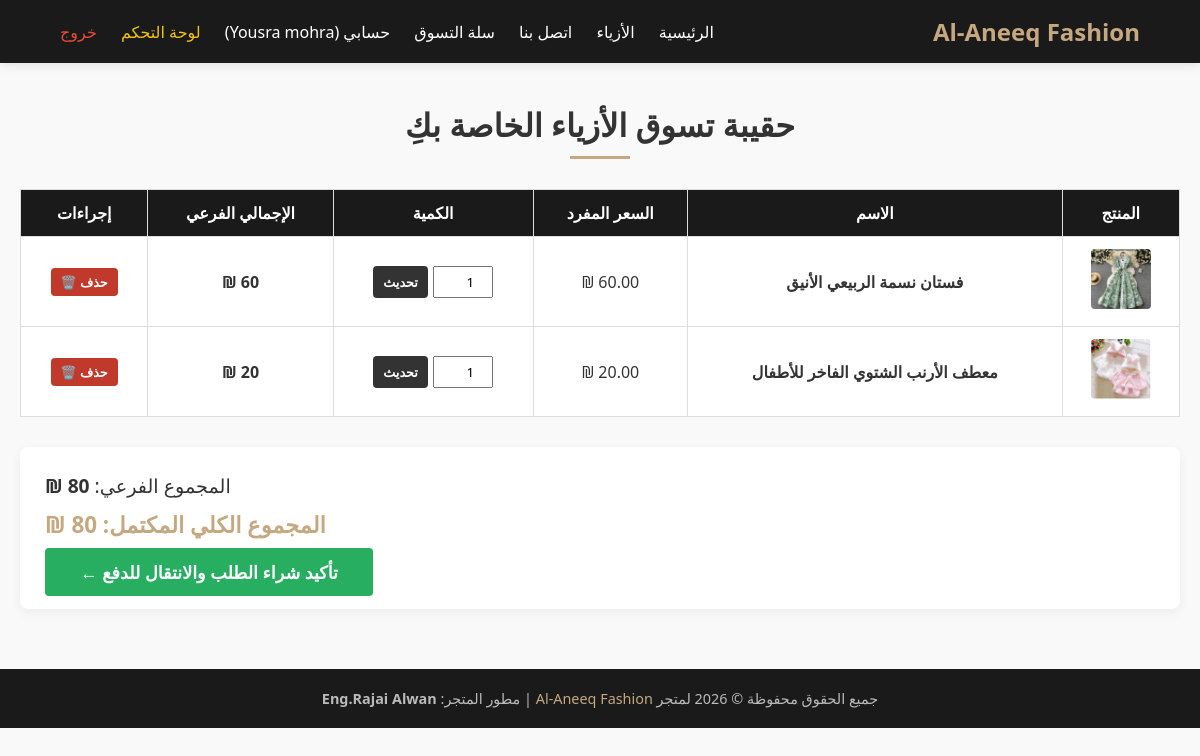
/cart.php (signed in), run on the app's committed database.
### tables this page shows
CREATE TABLE `cart_items` (
  `cart_id` int(11) NOT NULL,
  `user_id` int(11) NOT NULL,
  `product_id` int(11) NOT NULL,
  `quantity` int(11) NOT NULL CHECK (`quantity` > 0),
  `added_at` timestamp NOT NULL DEFAULT current_timestamp()
);

CREATE TABLE `products` (
  `product_id` int(11) NOT NULL,
  `name` varchar(150) NOT NULL,
  `description` text DEFAULT NULL,
  `price` decimal(10,2) NOT NULL,
  `stock_quantity` int(11) DEFAULT 0,
  `image_url` varchar(255) DEFAULT NULL,
  `category_id` int(11) DEFAULT NULL,
  `created_at` timestamp NOT NULL DEFAULT current_timestamp()
);

### config.php (called while the page is built, shortened)
<?php
function sanitize($data) {
    return htmlspecialchars(trim($data), ENT_QUOTES, 'UTF-8');
}
?>

### cart.php (the view, shortened to what this page needs)
<?php
include_once 'header.php';
$user_id = $_SESSION['user_id'];
$stmt = $pdo->prepare("SELECT c.cart_id, c.quantity, p.product_id, p.name, p.price, p.image_url, p.stock_quantity FROM cart_items c JOIN products p ON c.product_id = p.product_id WHERE c.user_id = ?");
$stmt->execute([$user_id]);
$cart_items = $stmt->fetchAll();
$subtotal = 0;
?>
<div class="container">
    <h2 class="section-title">حقيبة تسوق الأزياء الخاصة بكِ</h2>
    <?php if(empty($cart_items)): ?>
        <div style="text-align: center; margin: 50px 0;">
            <p style="font-size: 1.3rem; color: #777; margin-bottom: 20px;">حقيبة التسوق فارغة حالياً.. تصفحي أحدث الموديلات لتعبئتها!</p>
            <a href="products.php" class="btn">تصفح الملابس الآن</a>
        </div>
    <?php else: ?>
        <table>
            <thead>
                <tr>
                    <th>المنتج</th>
                    <th>الاسم</th>
                    <th>السعر المفرد</th>
                    <th>الكمية</th>
                    <th>الإجمالي الفرعي</th>
                    <th>إجراءات</th>
                </tr>
            </thead>
            <tbody>
                <?php foreach($cart_items as $item):
                    $item_total = $item['price'] * $item['quantity'];
                    $subtotal += $item_total;
                ?>
                    <tr>
                        <td><img src="<?php echo sanitize($item['image_url']); ?>" width="60" height="60" style="object-fit: cover; border-radius:4px;"></td>
                        <td><b><?php echo sanitize($item['name']); ?></b></td>
                        <td><?php echo $item['price']; ?> ₪</td>
                        <td>
                            <form method="POST" style="display: inline-flex; gap: 5px;">
                                <input type="number" name="quantity" value="<?php echo $item['quantity']; ?>" min="1" max="<?php echo $item['stock_quantity']; ?>" style="width: 60px; text-align: center; padding:5px;">
                                <button type="submit" name="update_qty" class="btn" style="padding: 5px 10px; font-size: 0.8rem; background:#333; color:#fff;">تحديث</button>
                            </form>
                        </td>
                        <td><b><?php echo $item_total; ?> ₪</b></td>
                        <td>
                            <form method="POST" style="display:inline;">
                                <button type="submit" name="delete_item" class="btn" style="background:var(--danger); color:#fff; padding: 5px 10px; font-size: 0.8rem;">حذف 🗑️</button>
                            </form>
                        </td>
                    </tr>
                <?php endforeach; ?>
            </tbody>
        </table>
        <div style="margin-top: 30px; background: #fff; padding: 25px; border-radius: 8px; box-shadow: 0 4px 12px rgba(0,0,0,0.05); text-align: left;">
            <p style="font-size: 1.2rem; margin-bottom: 10px;">المجموع الفرعي: <b><?php echo $subtotal; ?> ₪</b></p>
            <p style="font-size: 1.4rem; color: var(--accent-color); font-weight: bold; margin-bottom: 20px;">المجموع الكلي المكتمل: <b><?php echo $subtotal; ?> ₪</b></p>
            <a href="checkout.php" class="btn" style="background: var(--success); color:#fff; font-size: 1.1rem; padding: 12px 35px;">تأكيد شراء الطلب والانتقال للدفع &larr;</a>
        </div>
    <?php endif; ?>
</div>
<?php include_once 'footer.php'; ?>

### style.css (style rules this page uses)
:root { --primary-color: #1a1a1a; --accent-color: #c5a880; --bg-color: #f9f9f9; --text-color: #333; --card-bg: #ffffff; --success: #27ae60; --danger: #c0392b; }
* { box-sizing: border-box; margin: 0; padding: 0; font-family: 'Segoe UI', Tahoma, Geneva, Verdana, sans-serif; }
body { background-color: var(--bg-color); color: var(--text-color); direction: rtl; text-align: right; }
.btn { background-color: var(--accent-color); color: var(--primary-color); padding: 12px 30px; border: none; text-decoration: none; font-weight: bold; border-radius: 4px; transition: 0.3s; cursor: pointer; }
.container { max-width: 1200px; margin: 40px auto; padding: 0 20px; }
.section-title { text-align: center; margin-bottom: 30px; font-size: 2rem; position: relative; }
.section-title::after { content: ''; display: block; width: 60px; height: 3px; background: var(--accent-color); margin: 10px auto 0; }
table { width: 100%; border-collapse: collapse; margin-top: 20px; background: #fff; }
th, td { padding: 12px; border: 1px solid #ddd; text-align: center; }
th { background-color: var(--primary-color); color: #fff; }

### data on the page
cart_items: product.image_url (picture), product.name "فستان نسمة الربيعي الأنيق", quantity "1"
cart_items: product.image_url (picture), product.name "معطف الأرنب الشتوي الفاخر للأطفال", quantity "1"

### other printed values
$_SESSION['full_name'] "Yousra mohra"
